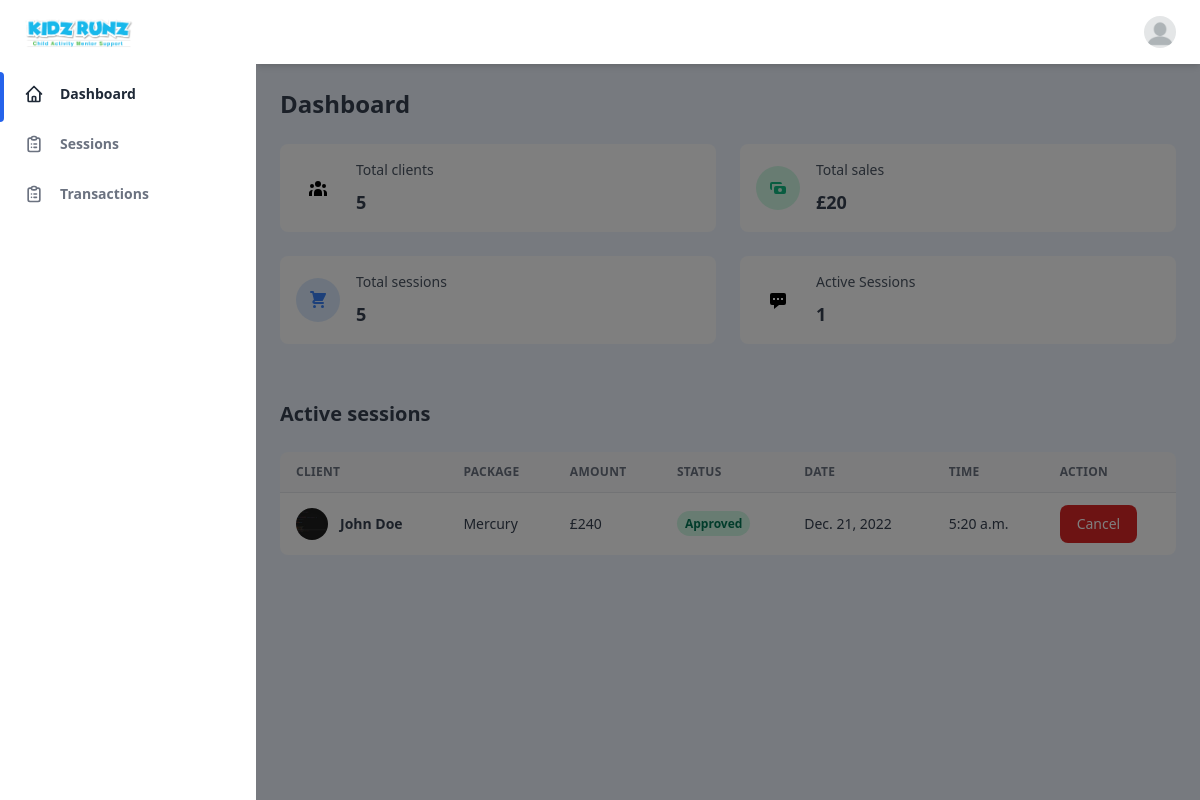
Screenshot of /console/home (signed in) with the database file from the repository.
### console/models.py (models this page shows, shortened)
class Appointment(models.Model):
    class Status(models.IntegerChoices):
        PENDING = 1, _("Pending")
        APPROVED = 2, _("Approved")
        CANCELLED = 3, _("Cancelled")
    user = models.ForeignKey(User, verbose_name=_("User"), on_delete=models.CASCADE)
    package = models.ForeignKey(Package, verbose_name=_("Package"), on_delete=models.CASCADE)
    datetime = models.DateTimeField(_("Date and Time"), max_length=256, blank=True)
    description = models.CharField(max_length=500, blank=True, null=True)
    status = models.IntegerField(choices=Status.choices, default=Status.PENDING)
    created_on = models.DateField(_("Created on"), default=timezone.now)

### auth_app/models.py (models this page shows)
class User(AbstractUser):
    username = models.CharField(max_length=30, unique=True)
    email = models.EmailField(
        _('email address'), max_length=254, unique=True, blank=True)
    phone_number = models.CharField(max_length=15, blank=True)
    display_photo = models.FileField(
        upload_to=user_directory_path, blank=True, null=True)
    USERNAME_FIELD: str = 'email'
    REQUIRED_FIELDS = ['username']
    def __str__(self):
        return f'{self.first_name} {self.last_name}'

### website/models.py (models this page shows, shortened)
class Package(models.Model):
    name = models.CharField(_("Name"), max_length=256)
    duration = models.IntegerField(_("Duration"))
    price = models.IntegerField(_("Price"))
    description = models.TextField(_("Description"), blank=True)
    image = models.FileField(upload_to=package_directory_path, blank=True)
    slug = models.SlugField(_("Safe Url"), unique=True, blank=True, null=True)
    created_on = models.DateField(_("Created on"), default=timezone.now)
    def __str__(self) -> str:
        return f"{self.name}"

### console/views.py (the view)
# urls.py: path('home', AdminHomeView.as_view(), name='home'),
class AdminHomeView(LoginRequiredMixin, View):
    template_name = "console/admin/dashboard.html"
    def get(self, request):
        appointments = Appointment.objects.filter(status=Appointment.Status.APPROVED)
        total_clients = User.objects.count()
        total_sessions = Appointment.objects.count()
        active_sessions = Appointment.objects.filter(status=Appointment.Status.APPROVED).count()
        total_amount = BraintreeTransaction.objects.aggregate(
            amount=Sum('amount'))['amount']
        context = {
            'appointments': appointments,
            'total_clients': total_clients,
            'total_sessions': total_sessions,
            'active_sessions': active_sessions,
            'total_amount': total_amount,
        }
        return render(request, self.template_name, context=context)

### templates/console/admin/dashboard.html (shortened to what this page needs)
{% extends './base.html' %} {% load static %} {% block contentarea %}
<div class="container px-6 mx-auto grid">
  <h2 class="my-6 text-2xl font-semibold text-gray-700 dark:text-gray-200">Dashboard</h2>
  <div class="grid gap-6 mb-8 md:grid-cols-2 xl:grid-cols-4">
    <div class="flex items-center p-4 bg-white rounded-lg shadow-xs dark:bg-gray-800">
      <div class="p-3 mr-4 text-orange-500 bg-orange-100 rounded-full dark:text-orange-100 dark:bg-orange-500">
      </div>
      <div>
        <p class="mb-2 text-sm font-medium text-gray-600 dark:text-gray-400">Total clients</p>
        <p class="text-lg font-semibold text-gray-700 dark:text-gray-200">{{total_clients}}</p>
      </div>
    </div>
    <div class="flex items-center p-4 bg-white rounded-lg shadow-xs dark:bg-gray-800">
      <div class="p-3 mr-4 text-green-500 bg-green-100 rounded-full dark:text-green-100 dark:bg-green-500">
        <svg class="w-5 h-5" fill="currentColor" viewBox="0 0 20 20">
          <path fill-rule="evenodd" d="M4 4a2 2 0 00-2 2v4a2 2 0 002 2V6h10a2 2 0 00-2-2H4zm2 6a2 2 0 012-2h8a2 2 0 012 2v4a2 2 0 01-2 2H8a2 2 0 01-2-2v-4zm6 4a2 2 0 100-4 2 2 0 000 4z" clip-rule="evenodd"></path>
        </svg>
      </div>
      <div>
        <p class="mb-2 text-sm font-medium text-gray-600 dark:text-gray-400">Total sales</p>
        <p class="text-lg font-semibold text-gray-700 dark:text-gray-200">£{{total_amount}}</p>
      </div>
    </div>
    <div class="flex items-center p-4 bg-white rounded-lg shadow-xs dark:bg-gray-800">
      <div class="p-3 mr-4 text-blue-500 bg-blue-100 rounded-full dark:text-blue-100 dark:bg-blue-500">
      </div>
      <div>
        <p class="mb-2 text-sm font-medium text-gray-600 dark:text-gray-400">Total sessions</p>
        <p class="text-lg font-semibold text-gray-700 dark:text-gray-200">{{total_sessions}}</p>
      </div>
    </div>
    <div class="flex items-center p-4 bg-white rounded-lg shadow-xs dark:bg-gray-800">
      <div class="p-3 mr-4 text-teal-500 bg-teal-100 rounded-full dark:text-teal-100 dark:bg-teal-500">
        <svg class="w-5 h-5" fill="currentColor" viewBox="0 0 20 20">
          <path fill-rule="evenodd" d="M18 5v8a2 2 0 01-2 2h-5l-5 4v-4H4a2 2 0 01-2-2V5a2 2 0 012-2h12a2 2 0 012 2zM7 8H5v2h2V8zm2 0h2v2H9V8zm6 0h-2v2h2V8z" clip-rule="evenodd"></path>
        </svg>
      </div>
      <div>
        <p class="mb-2 text-sm font-medium text-gray-600 dark:text-gray-400">Active Sessions</p>
        <p class="text-lg font-semibold text-gray-700 dark:text-gray-200">{{active_sessions}}</p>
      </div>
    </div>
  </div>
  <h2 class="my-6 text-xl font-semibold text-gray-700 dark:text-gray-200">Active sessions</h2>
  <div class="w-full overflow-hidden rounded-lg shadow-xs">
    <div class="w-full overflow-x-auto">
      <table class="w-full whitespace-no-wrap">
        <thead>
          <tr class="text-xs font-semibold tracking-wide text-left text-gray-500 uppercase border-b dark:border-gray-700 bg-gray-50 dark:text-gray-400 dark:bg-gray-800">
            <th class="px-4 py-3">Client</th>
            <th class="px-4 py-3">Package</th>
            <th class="px-4 py-3">Amount</th>
            <th class="px-4 py-3">Status</th>
            <th class="px-4 py-3">Date</th>
            <th class="px-4 py-3">Time</th>
            <th class="px-4 py-3">Action</th>
          </tr>
        </thead>
        <tbody class="bg-white divide-y dark:divide-gray-700 dark:bg-gray-800">
          {% for appointment in appointments %}
          <tr class="text-gray-700 dark:text-gray-400">
            <td class="px-4 py-3">
              <div class="flex items-center text-sm">
                <div class="relative hidden w-8 h-8 mr-3 rounded-full md:block">
                  {% if appointment.user.display_photo %}
                  <img src="/media/{{ appointment.user.display_photo }}" alt="people" width="56" id="profile_image" class="object-cover w-full h-full rounded-full" />
                  {% else %}
                  <svg class="object-cover w-full h-full rounded-full text-gray-300" fill="currentColor" viewBox="0 0 24 24">
                    <path d="M24 20.993V24H0v-2.996A14.977 14.977 0 0112.004 15c4.904 0 9.26 2.354 11.996 5.993zM16.002 8.999a4 4 0 11-8 0 4 4 0 018 0z" />
                  </svg>
                  {% endif %}
                  <div class="absolute inset-0 rounded-full shadow-inner" aria-hidden="true"></div>
                </div>
                <div>
                  <p class="font-semibold">{{appointment.user}}</p>
                </div>
              </div>
            </td>
            <td class="px-4 py-3 text-sm">{{appointment.package}}</td>
            <td class="px-4 py-3 text-sm">£{{appointment.package.price}}</td>
            <td class="px-4 py-3 text-xs">
              {% if appointment.status is 1 %}
              <span class="px-2 py-1 font-semibold leading-tight text-yellow-500 bg-yellow-100 rounded-full dark:bg-yellow-500 dark:text-yellow-100"> {{appointment.get_status_display}} </span>
              {% elif appointment.status is 2 %}
              <span class="px-2 py-1 font-semibold leading-tight text-green-700 bg-green-100 rounded-full dark:bg-green-700 dark:text-green-100"> {{appointment.get_status_display}} </span>
              {% elif appointment.status is 3 %}
              <span class="px-2 py-1 font-semibold leading-tight text-red-700 bg-red-100 rounded-full dark:bg-red-700 dark:text-red-100"> {{appointment.get_status_display}} </span>
              {% endif %}
            </td>
            <td class="px-4 py-3 text-sm">{{appointment.datetime|date}}</td>
            <td class="px-4 py-3 text-sm">{{appointment.datetime|time}}</td>
            <td class="px-4 py-3 text-sm">
              <div class="flex space-x-2">
              <form action="" method="POST">
                <button class="px-4 py-2 text-sm font-medium leading-5 text-white transition-colors duration-150 bg-red-600 border border-transparent rounded-lg active:bg-red-600 hover:bg-red-700 focus:outline-none focus:shadow-outline-blue">Cancel</button>
              </form>
              </div>
            </td>
          </tr>
          {% endfor %}
        </tbody>
      </table>
    </div>
  </div>
</div>
{% endblock contentarea %}

### rows the page displays
Appointment: user.display_photo (picture), user "John Doe", package "Mercury", package.price "240", status "Approved", datetime "Dec. 21, 2022", datetime "5:20 a.m."

### other values shown
{{ total_clients }} "5"
{{ total_amount }} "20"
{{ total_sessions }} "5"
{{ active_sessions }} "1"
